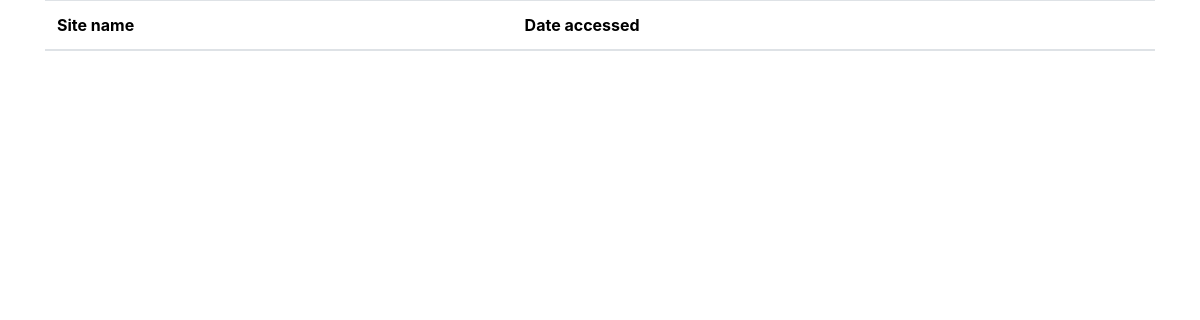
Before: /showAll/ with the older database file.
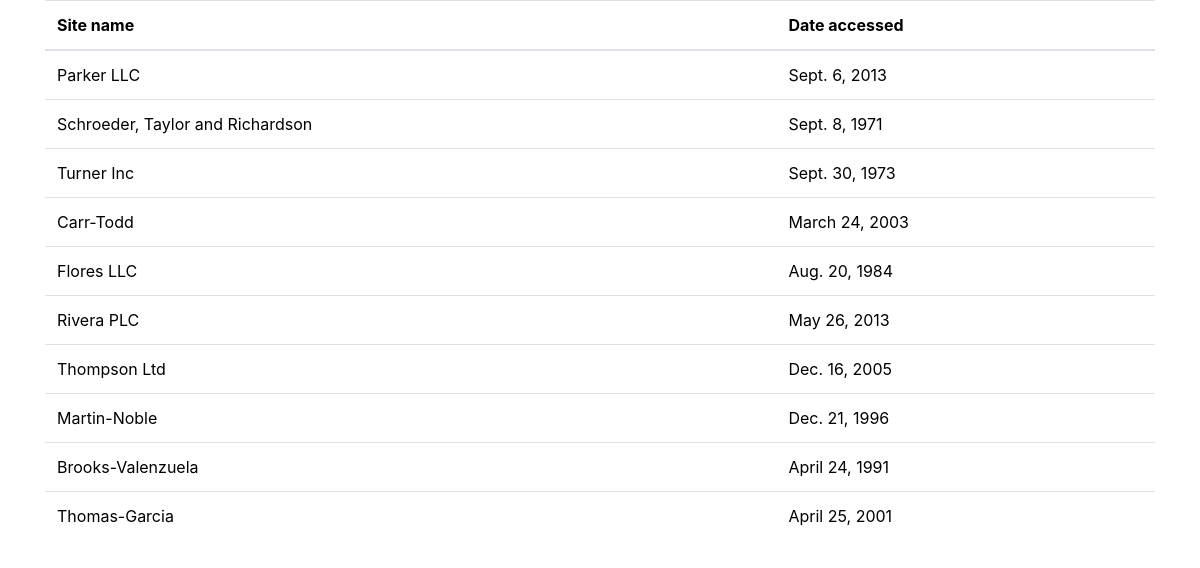
After: the same page with the newer database file.
### second_app/models.py (models this page shows, shortened)
class AccessRecord(models.Model):
    webpage = models.ForeignKey(Webpage)
    date =models.DateField()

class Webpage(models.Model):
    topic = models.ForeignKey(Topic)
    name = models.CharField(max_length=264, unique=True)
    url = models.URLField(unique=True)

### second_app/views.py (the view)
# urls.py: url(r'^showAll/',views.show,name="show")
def show(request):
    data = AccessRecord.objects.all()
    context = {'data': data}
    return render(request, 'template1/table.html', context)

### templates/template1/table.html (shortened to what this page needs)
<!DOCTYPE html>
{% load static %}
<html lang="en">
<head>
<link rel="stylesheet" href="https://maxcdn.bootstrapcdn.com/bootstrap/4.5.0/css/bootstrap.min.css">
<link rel="stylesheet" href="{% static 'css/mystyle.css' %}" >
</head>
<body>
<div class="container">
<table class="table ">
	<thead>
        <tr>
            <th>Site name</th>
            <th>Date accessed</th>
        </tr>
	</thead>
	<tbody>
	{% if data %}
	{% for entry in data %}
	<tr>
		<td>{{entry.webpage.name}}</td>
		<td>{{entry.date}}</td>
	</tr>
	{% endfor %}
	{% endif %}
	</tbody>
</table>
</div>
</body>
</html>

Changed rows visible on the page:
added AccessRecord: webpage.name "Parker LLC", date "Sept. 6, 2013"
added AccessRecord: webpage.name "Schroeder, Taylor and Richardson", date "Sept. 8, 1971"
added AccessRecord: webpage.name "Turner Inc", date "Sept. 30, 1973"
added AccessRecord: webpage.name "Carr-Todd", date "March 24, 2003"
added AccessRecord: webpage.name "Flores LLC", date "Aug. 20, 1984"
added AccessRecord: webpage.name "Rivera PLC", date "May 26, 2013"
added AccessRecord: webpage.name "Thompson Ltd", date "Dec. 16, 2005"
added AccessRecord: webpage.name "Martin-Noble", date "Dec. 21, 1996"
added AccessRecord: webpage.name "Brooks-Valenzuela", date "April 24, 1991"
added AccessRecord: webpage.name "Thomas-Garcia", date "April 25, 2001"
